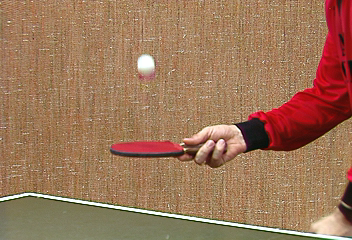
%> input picture TennisSet1/stennis.0.ppm, 352 x 240 px
$ octave --eval "result = findbatandball(imread('stennis.0.ppm'));"   (GNU Octave 9; MATLAB toolbox functions it lacks are replaced by stand-ins)
%> lines starting %> are read from the running program, lines starting %| are printed output that depends on the picture; in (x1, y1, x2, y2) boxes, pixels count from 0 and x2, y2 are one past the last pixel; in counts of white or black regions, pixels touching at a corner belong together; the program's own positions count from 1
function batandball = findbatandball(img)
bThreshold = 0.9;
dThreshold = 0.42;

A = img;
%> A is the input picture: size 240x352x3 uint8; mean R, G, B 157.1, 117.7, 88.8
%figure
%imshow(A);
new = rgb2gray(A);
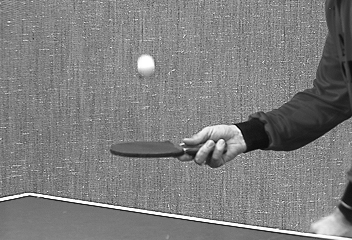
%> new: size 240x352 uint8; min 0, max 255, mean 126.2

dnew = im2double(new);

gaussianImg = imgaussfilt(dnew, 2);
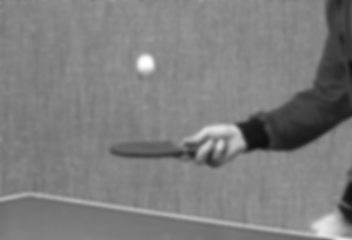
%> gaussianImg: size 240x352 double; min 0.0618, max 1, mean 0.495

BrightBlobs = gaussianImg > bThreshold;
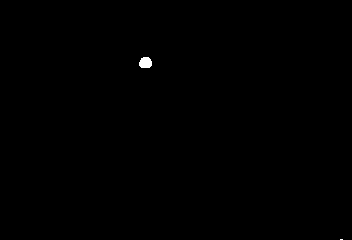
%> BrightBlobs: size 240x352 logical; 0.15% white; 2 white regions (1 under 20 px), largest, box (x1, y1, x2, y2) and area: (139, 57, 152, 68) 120
labeledBright = bwlabel(BrightBlobs);
%> labeledBright: size 240x352 double; 3 distinct labels, from 0 to 2
brightMeasurements = regionprops(labeledBright, 'Area', 'centroid');
%> brightMeasurements = 2 regions; Area and Centroid: 120 [146.1 63.3], 3 [342 240]
DarkBlobs =  gaussianImg < dThreshold;
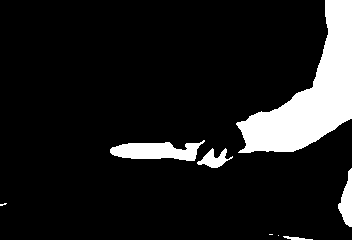
%> DarkBlobs: size 240x352 logical; 11.4% white; 8 white regions (3 under 20 px), largest, box (x1, y1, x2, y2) and area: (236, 0, 352, 153) 7516, (110, 140, 205, 161) 1257, (338, 168, 352, 227) 478, (197, 148, 233, 168) 337, (283, 236, 313, 240) 61
labeledDark = bwlabel(DarkBlobs);
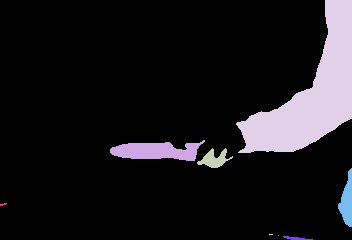
%> labeledDark: size 240x352 double; 9 distinct labels, from 0 to 8; one colour per label, 0 black
darkMeasurements = regionprops(labeledDark, 'Area', 'centroid');
%> darkMeasurements = 8 regions; Area and Centroid: 7516 [311.8 95.9], 1257 [156.7 151.7], 478 [347.7 202.2], 337 [214.9 159.9], 61 [296.6 238.9], 12 [3.8 205], 4 [271.5 235], 1 [279 236]

[r,c] = find(labeledDark==2);
%> r = 1257 values from 141 to 161; c = 1257 values from 111 to 205
rc = [r c];
%> rc = 1257 rows, first 12: [150 111; 151 111; 152 111; 153 111; 149 112; 150 112; 151 112; 152 112; 153 112; 154 112; 148 113; 149 113]

bat = gaussianImg;
bat = zeros(size(bat));
for i = 1:size(rc)
    bat(rc(i,1),rc(i,2)) = 1;
end
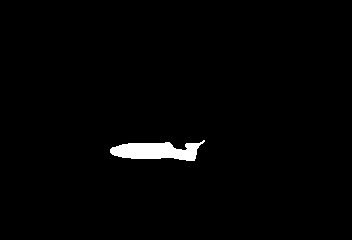
%> bat: size 240x352 double; values 0 (black) and 1 (white), 1.5% white; 1 white region, box (x1, y1, x2, y2) and area: (110, 140, 205, 161) 1257

ball = gaussianImg;
ball = zeros(size(ball));
[r,c] = find(labeledBright==1);
%> r = 120 values from 58 to 68; c = 120 values from 140 to 152
rc = [r c];
%> rc = 120 rows, first 12: [63 140; 64 140; 65 140; 66 140; 61 141; 62 141; 63 141; 64 141; 65 141; 66 141; 67 141; 59 142]
for i = 1:size(rc)
    ball(rc(i,1),rc(i,2)) = 1;
end
%> this loop made 120 passes
%> ball: size 240x352 double; values 0 (black) and 1 (white), 0.14% white; 1 white region, box (x1, y1, x2, y2) and area: (139, 57, 152, 68) 120

binaryBat = imbinarize(bat,0.6);
binaryBall = imbinarize(ball, 0.6);

%figure
imshow(binaryBat);

ballAreaAndCent = brightMeasurements(1);
%> ballAreaAndCent = 1 region; Area and Centroid: 120 [146.1 63.3]
batAreaAndCent = darkMeasurements(2);
%> batAreaAndCent = 1 region; Area and Centroid: 1257 [156.7 151.7]

batandball = struct('ball',{binaryBall}, 'bat',{binaryBat}, 'ballCentroid',{ballAreaAndCent}, 'batCentroid',{batAreaAndCent});

end

$ run again, on TennisSet1/stennis.10.ppm
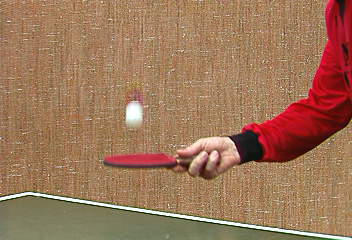
%> input picture TennisSet1/stennis.10.ppm, 352 x 240 px
%> in findbatandball, A is the input picture: size 240x352x3 uint8; mean R, G, B 157.4, 117.6, 88.7
%> in findbatandball, `gaussianImg = imgaussfilt(dnew, 2);`:
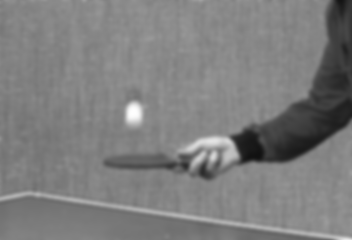
%> gaussianImg: size 240x352 double; min 0.0675, max 0.999, mean 0.495
%> BrightBlobs: size 240x352 logical; 0.17% white; 2 white regions (1 under 20 px), largest, box (x1, y1, x2, y2) and area: (128, 105, 140, 120) 144
%> labeledBright: size 240x352 double; 3 distinct labels, from 0 to 2
%> brightMeasurements = 2 regions; Area and Centroid: 144 [134.3 113.5], 1 [347 240]
%> DarkBlobs: size 240x352 logical; 11.6% white; 6 white regions (1 under 20 px), largest, box (x1, y1, x2, y2) and area: (230, 0, 352, 165) 8047, (104, 154, 193, 173) 1119, (191, 160, 220, 181) 328, (238, 229, 322, 240) 221, (197, 223, 214, 227) 40
%> labeledDark: size 240x352 double; 7 distinct labels, from 0 to 6
%> darkMeasurements = 6 regions; Area and Centroid: 8047 [310.1 103.2], 1119 [150.9 163.6], 328 [207.9 172], 221 [278.7 235.9], 40 [205.8 225.7], 9 [3.3 204.4]
%> in findbatandball, `[r,c] = find(labeledDark==2);`: r = 1119 values from 155 to 173; c = 1119 values from 105 to 193
%> in findbatandball, `rc = [r c];`: rc = 1119 rows, first 12: [162 105; 163 105; 164 105; 165 105; 161 106; 162 106; 163 106; 164 106; 165 106; 166 106; 160 107; 161 107]
%> after the loop in findbatandball, `for i = 1:size(rc)`:
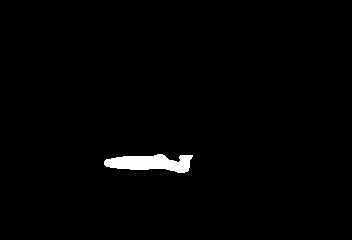
%> bat: size 240x352 double; values 0 (black) and 1 (white), 1.3% white; 1 white region, box (x1, y1, x2, y2) and area: (104, 154, 193, 173) 1119
%> in findbatandball, `[r,c] = find(labeledBright==1);`: r = 144 values from 106 to 120; c = 144 values from 129 to 140
%> in findbatandball, `rc = [r c];`: rc = 144 rows, first 12: [111 129; 112 129; 113 129; 114 129; 115 129; 116 129; 117 129; 118 129; 109 130; 110 130; 111 130; 112 130]
%> the loop in findbatandball, `for i = 1:size(rc)` made 144 passes
%> binaryBall: size 240x352 logical; 0.17% white; 1 white region, box (x1, y1, x2, y2) and area: (128, 105, 140, 120) 144
%> ballAreaAndCent = 1 region; Area and Centroid: 144 [134.3 113.5]
%> batAreaAndCent = 1 region; Area and Centroid: 1119 [150.9 163.6]
